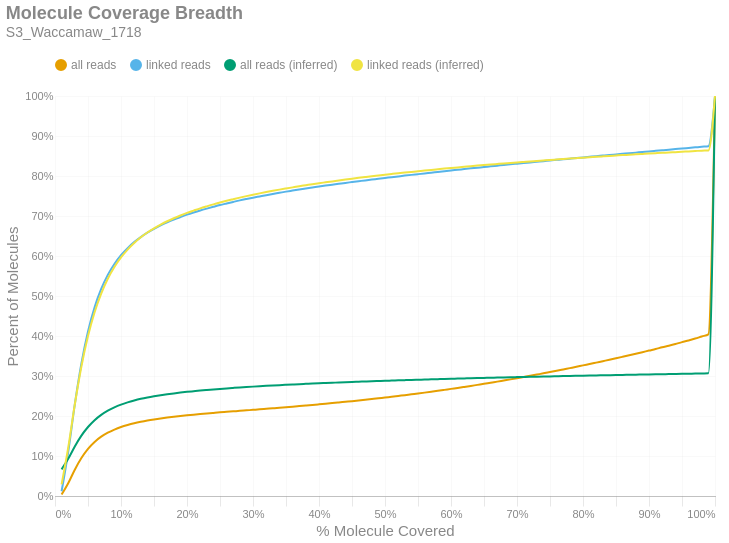

The cell this chart's notebook holds for it:
### Markdown cell above
### Molecule Read Coverage
This chart shows molecule coverage breadth as computed by the number of bases aligned to that molecule. In other words, "*how much of each unique long molecule is actually sequenced/aligned?*" Keep in mind there is a distinction between sequences and alignments, since some sequences belonging to a particular molecule may not align well and wouldn't appear in the alignment data. This chart also shows molecule coverage breadth as computed by the *inferred fragment* from which the aligned sequences originate. Unlike read coverage, this calculation takes into account the total insert size, including unsequenced gaps between the forward and reverse reads. Like the previous figures, these are cumulative percents.

### Code cell
if SKIPLR:
    print_html(f"Skipped")
else:
    binned_df = consolidated_hist(valids['coverage_bp'], mask, 0.01, True)
    binned_df_inf = consolidated_hist(valids['coverage_inserts'], mask, 0.01, True)
    binned_df = binned_df.with_columns(pl.lit(binned_df_inf['all reads (cumsum)']).alias('all reads (inferred)'))
    binned_df = binned_df.with_columns(pl.lit(binned_df_inf['linked reads (cumsum)']).alias('linked reads (inferred)'))
    binned_df = binned_df.with_columns(
        (pl.col('bin').cast(pl.Float64) + 0.01).alias('right_edge')
    )

    with SafeRender(binned_df):
        (
            density_plot(binned_df, 'Molecule Coverage Breadth', samplename, 'molcov', ['all reads (inferred)','linked reads (inferred)'])
            .encode(
                #x=alt.X('bin:Q', title="% Molecule Covered").axis(format = '%').scale(padding=0),
                x=alt.X('right_edge:Q', title="% Molecule Covered").axis(format='%').scale(padding=0),
                y=alt.Y('value:Q', title='Percent of Molecules')
                    .axis(format='%')
                    .stack(False)
                    .scale(domainMin=0, padding=0),
                color=alt.Color("key:N").scale(domain = ["all reads", "linked reads", "all reads (inferred)", "linked reads (inferred)"]),
                tooltip = [
                    alt.Tooltip("key:N", title = "Data Type"),
                    alt.Tooltip("range_label:N", title="% Molecule Covered"),
                    alt.Tooltip("value:Q", format = ".2%", title="% Molecules")
                ]
            )
        ).display()

### Figure 1 — Vega-Lite specification as saved in the notebook (floating-point values rounded to 4 significant figures)
{"width": "container", "height": 400, "config": {"title": {"anchor": "start", "dy": -15, "fontSize": 18, "color": "#888888", "subtitleColor": "#888888", "subtitleFontSize": 14}, "arc": {"fill": "#0072B2"}, "axis": {"domainColor": "#888888", "domainWidth": 0.5, "gridWidth": 0.2, "grid": false, "titleFontWeight": 400, "titleFontSize": 15, "labelFontSize": 11, "labelColor": "#888888", "tickColor": "#888888", "tickWidth": 0.2, "titleColor": "#888888"}, "axisBand": {"grid": false}, "axisX": {"grid": true, "tickSize": 10, "domainCap": "round"}, "axisY": {"domain": false, "grid": true, "tickSize": 0, "domainCap": "round"}, "background": "transparent", "header": {"labelFontSize": 15, "labelColor": "#888888", "titleFontSize": 15, "titleFontWeight": 600, "titleColor": "#888888"}, "legend": {"labelFont": "sans-serif", "labelFontSize": 12, "labelColor": "#888888", "symbolSize": 100, "symbolType": "circle", "titleFontSize": 12, "titlePadding": 10, "titleColor": "#888888", "title": null, "orient": "top"}, "range": {"category": ["#E69F00", "#56B4E9", "#009E73", "#F0E442", "#0072B2", "#D55E00", "#CC79A7", "#000000"], "diverging": ["#cfe8f3", "#a2d4ec", "#73bfe2", "#46abdb", "#1696d2", "#12719e"]}, "area": {"fill": "#0072B2", "fillOpacity": 0.7, "line": true, "strokeOpacity": 0.7}, "line": {"color": "#0072B2", "stroke": "#0072B2", "strokeWidth": 2}, "trail": {"color": "#0072B2", "stroke": "#0072B2", "strokeWidth": 0, "size": 1}, "point": {"filled": true, "fillOpacity": 1.0, "size": 95}, "text": {"color": "#888888", "fontSize": 11, "align": "right", "fontWeight": 400, "size": 11}, "bar": {"fill": "#0072B2", "stroke": null}, "view": {"stroke": null, "continuousWidth": 660, "continuousHeight": 400}}, "data": {"name": "data-3efda3eaf63feffa6d66f72c6f7d5caf"}, "mark": {"type": "line", "interpolate": "monotone", "point": {"opacity": 0, "size": 275}}, "encoding": {"color": {"field": "key", "scale": {"domain": ["all reads", "linked reads", "all reads (inferred)", "linked reads (inferred)"]}, "type": "nominal"}, "tooltip": [{"field": "key", "title": "Data Type", "type": "nominal"}, {"field": "range_label", "title": "% Molecule Covered", "type": "nominal"}, {"field": "value", "format": ".2%", "title": "% Molecules", "type": "quantitative"}], "x": {"axis": {"format": "%"}, "field": "right_edge", "scale": {"padding": 0}, "title": "% Molecule Covered", "type": "quantitative"}, "y": {"axis": {"format": "%"}, "field": "value", "scale": {"domainMin": 0, "padding": 0}, "stack": false, "title": "Percent of Molecules", "type": "quantitative"}}, "params": [{"name": "param_c36ac31b6afebe62", "select": {"type": "point", "fields": ["key"]}, "bind": "legend"}], "title": {"text": "Molecule Coverage Breadth", "subtitle": "S3_Waccamaw_1718"}, "transform": [{"fold": ["all reads (cumsum)", "linked reads (cumsum)", "all reads (inferred)", "linked reads (inferred)"]}, {"calculate": "replace(datum.key, ' (cumsum)', '')", "as": "key"}, {"filter": {"param": "param_c36ac31b6afebe62"}}], "usermeta": {"embedOptions": {"downloadFileName": "S3_Waccamaw_1718.molcov"}}, "$schema": "https://vega.github.io/schema/vega-lite/v6.1.0.json", "datasets": {"data-3efda3eaf63feffa6d66f72c6f7d5caf": [{"bin": "0.0", "interval": "0.0-0.01", "all reads": 0.003614, "linked reads": 0.01178, "all reads (cumsum)": 0.003614, "linked reads (cumsum)": 0.01178, "range_label": "0.0-0.01", "all reads (inferred)": 0.06667, "linked reads (inferred)": 0.02915, "right_edge": 0.01}, {"bin": "0.01", "interval": "0.01-0.02", "all reads": 0.02817, "linked reads": 0.09795, "all reads (cumsum)": 0.03178, "linked reads (cumsum)": 0.1097, "range_label": "0.01-0.02", "all reads (inferred)": 0.09292, "linked reads (inferred)": 0.1206, "right_edge": 0.02}, {"bin": "0.02", "interval": "0.02-0.03", "all reads": 0.03402, "linked reads": 0.1191, "all reads (cumsum)": 0.0658, "linked reads (cumsum)": 0.2288, "range_label": "0.02-0.03", "all reads (inferred)": 0.1238, "linked reads (inferred)": 0.2288, "right_edge": 0.03}, {"bin": "0.03", "interval": "0.03-0.04", "all reads": 0.02927, "linked reads": 0.1025, "all reads (cumsum)": 0.09507, "linked reads (cumsum)": 0.3313, "range_label": "0.03-0.04", "all reads (inferred)": 0.1508, "linked reads (inferred)": 0.3237, "right_edge": 0.04}, {"bin": "0.04", "interval": "0.04-0.05", "all reads": 0.02287, "linked reads": 0.08015, "all reads (cumsum)": 0.1179, "linked reads (cumsum)": 0.4115, "range_label": "0.04-0.05", "all reads (inferred)": 0.1725, "linked reads (inferred)": 0.3999, "right_edge": 0.05}, {"bin": "0.05", "interval": "0.05-0.06", "all reads": 0.0173, "linked reads": 0.06056, "all reads (cumsum)": 0.1352, "linked reads (cumsum)": 0.4721, "range_label": "0.05-0.06", "all reads (inferred)": 0.1895, "linked reads (inferred)": 0.4595, "right_edge": 0.06}, {"bin": "0.06", "interval": "0.06-0.07", "all reads": 0.01305, "linked reads": 0.04566, "all reads (cumsum)": 0.1483, "linked reads (cumsum)": 0.5177, "range_label": "0.06-0.07", "all reads (inferred)": 0.2027, "linked reads (inferred)": 0.506, "right_edge": 0.07}, {"bin": "0.07", "interval": "0.07-0.08", "all reads": 0.01005, "linked reads": 0.03512, "all reads (cumsum)": 0.1583, "linked reads (cumsum)": 0.5528, "range_label": "0.07-0.08", "all reads (inferred)": 0.2133, "linked reads (inferred)": 0.5431, "right_edge": 0.08}, {"bin": "0.08", "interval": "0.08-0.09", "all reads": 0.007794, "linked reads": 0.02723, "all reads (cumsum)": 0.1661, "linked reads (cumsum)": 0.5801, "range_label": "0.08-0.09", "all reads (inferred)": 0.2216, "linked reads (inferred)": 0.5723, "right_edge": 0.09}, {"bin": "0.09", "interval": "0.09-0.1", "all reads": 0.006377, "linked reads": 0.02219, "all reads (cumsum)": 0.1725, "linked reads (cumsum)": 0.6023, "range_label": "0.09-0.1", "all reads (inferred)": 0.2285, "linked reads (inferred)": 0.5964, "right_edge": 0.1}, {"bin": "0.1", "interval": "0.1-0.11", "all reads": 0.005039, "linked reads": 0.01753, "all reads (cumsum)": 0.1776, "linked reads (cumsum)": 0.6198, "range_label": "0.1-0.11", "all reads (inferred)": 0.2341, "linked reads (inferred)": 0.616, "right_edge": 0.11}, {"bin": "0.11", "interval": "0.11-0.12", "all reads": 0.004299, "linked reads": 0.01492, "all reads (cumsum)": 0.1819, "linked reads (cumsum)": 0.6347, "range_label": "0.11-0.12", "all reads (inferred)": 0.2388, "linked reads (inferred)": 0.6325, "right_edge": 0.12}, {"bin": "0.12", "interval": "0.12-0.13", "all reads": 0.00363, "linked reads": 0.01257, "all reads (cumsum)": 0.1855, "linked reads (cumsum)": 0.6473, "range_label": "0.12-0.13", "all reads (inferred)": 0.2429, "linked reads (inferred)": 0.6468, "right_edge": 0.13}, {"bin": "0.13", "interval": "0.13-0.14", "all reads": 0.003178, "linked reads": 0.01102, "all reads (cumsum)": 0.1887, "linked reads (cumsum)": 0.6583, "range_label": "0.13-0.14", "all reads (inferred)": 0.2463, "linked reads (inferred)": 0.6588, "right_edge": 0.14}, {"bin": "0.14", "interval": "0.14-0.15", "all reads": 0.002777, "linked reads": 0.009586, "all reads (cumsum)": 0.1914, "linked reads (cumsum)": 0.6679, "range_label": "0.14-0.15", "all reads (inferred)": 0.2493, "linked reads (inferred)": 0.6692, "right_edge": 0.15}, {"bin": "0.15", "interval": "0.15-0.16", "all reads": 0.002498, "linked reads": 0.008601, "all reads (cumsum)": 0.1939, "linked reads (cumsum)": 0.6765, "range_label": "0.15-0.16", "all reads (inferred)": 0.252, "linked reads (inferred)": 0.6784, "right_edge": 0.16}, {"bin": "0.16", "interval": "0.16-0.17", "all reads": 0.002228, "linked reads": 0.00765, "all reads (cumsum)": 0.1962, "linked reads (cumsum)": 0.6841, "range_label": "0.16-0.17", "all reads (inferred)": 0.2544, "linked reads (inferred)": 0.6869, "right_edge": 0.17}, {"bin": "0.17", "interval": "0.17-0.18", "all reads": 0.002033, "linked reads": 0.00696, "all reads (cumsum)": 0.1982, "linked reads (cumsum)": 0.6911, "range_label": "0.17-0.18", "all reads (inferred)": 0.2565, "linked reads (inferred)": 0.6944, "right_edge": 0.18}, {"bin": "0.18", "interval": "0.18-0.19", "all reads": 0.001856, "linked reads": 0.006273, "all reads (cumsum)": 0.2001, "linked reads (cumsum)": 0.6974, "range_label": "0.18-0.19", "all reads (inferred)": 0.2585, "linked reads (inferred)": 0.7013, "right_edge": 0.19}, {"bin": "0.19", "interval": "0.19-0.2", "all reads": 0.001753, "linked reads": 0.005959, "all reads (cumsum)": 0.2018, "linked reads (cumsum)": 0.7033, "range_label": "0.19-0.2", "all reads (inferred)": 0.2603, "linked reads (inferred)": 0.7077, "right_edge": 0.2}, {"bin": "0.2", "interval": "0.2-0.21", "all reads": 0.001609, "linked reads": 0.005395, "all reads (cumsum)": 0.2034, "linked reads (cumsum)": 0.7087, "range_label": "0.2-0.21", "all reads (inferred)": 0.262, "linked reads (inferred)": 0.7134, "right_edge": 0.21}, {"bin": "0.21", "interval": "0.21-0.22", "all reads": 0.001533, "linked reads": 0.005071, "all reads (cumsum)": 0.2049, "linked reads (cumsum)": 0.7138, "range_label": "0.21-0.22", "all reads (inferred)": 0.2636, "linked reads (inferred)": 0.719, "right_edge": 0.22}, {"bin": "0.22", "interval": "0.22-0.23", "all reads": 0.001421, "linked reads": 0.004684, "all reads (cumsum)": 0.2064, "linked reads (cumsum)": 0.7185, "range_label": "0.22-0.23", "all reads (inferred)": 0.2651, "linked reads (inferred)": 0.7242, "right_edge": 0.23}, {"bin": "0.23", "interval": "0.23-0.24", "all reads": 0.001369, "linked reads": 0.00449, "all reads (cumsum)": 0.2077, "linked reads (cumsum)": 0.723, "range_label": "0.23-0.24", "all reads (inferred)": 0.2665, "linked reads (inferred)": 0.7291, "right_edge": 0.24}, {"bin": "0.24", "interval": "0.24-0.25", "all reads": 0.00135, "linked reads": 0.004374, "all reads (cumsum)": 0.2091, "linked reads (cumsum)": 0.7273, "range_label": "0.24-0.25", "all reads (inferred)": 0.2678, "linked reads (inferred)": 0.7337, "right_edge": 0.25}, {"bin": "0.25", "interval": "0.25-0.26", "all reads": 0.001251, "linked reads": 0.003982, "all reads (cumsum)": 0.2103, "linked reads (cumsum)": 0.7313, "range_label": "0.25-0.26", "all reads (inferred)": 0.2691, "linked reads (inferred)": 0.738, "right_edge": 0.26}, {"bin": "0.26", "interval": "0.26-0.27", "all reads": 0.00126, "linked reads": 0.003919, "all reads (cumsum)": 0.2116, "linked reads (cumsum)": 0.7352, "range_label": "0.26-0.27", "all reads (inferred)": 0.2702, "linked reads (inferred)": 0.742, "right_edge": 0.27}, {"bin": "0.27", "interval": "0.27-0.28", "all reads": 0.001271, "linked reads": 0.00381, "all reads (cumsum)": 0.2129, "linked reads (cumsum)": 0.739, "range_label": "0.27-0.28", "all reads (inferred)": 0.2713, "linked reads (inferred)": 0.746, "right_edge": 0.28}, {"bin": "0.28", "interval": "0.28-0.29", "all reads": 0.001244, "linked reads": 0.003479, "all reads (cumsum)": 0.2141, "linked reads (cumsum)": 0.7425, "range_label": "0.28-0.29", "all reads (inferred)": 0.2724, "linked reads (inferred)": 0.7497, "right_edge": 0.29}, {"bin": "0.29", "interval": "0.29-0.3", "all reads": 0.001252, "linked reads": 0.003327, "all reads (cumsum)": 0.2154, "linked reads (cumsum)": 0.7458, "range_label": "0.29-0.3", "all reads (inferred)": 0.2734, "linked reads (inferred)": 0.7532, "right_edge": 0.3}, {"bin": "0.3", "interval": "0.3-0.31", "all reads": 0.001244, "linked reads": 0.003151, "all reads (cumsum)": 0.2166, "linked reads (cumsum)": 0.749, "range_label": "0.3-0.31", "all reads (inferred)": 0.2744, "linked reads (inferred)": 0.7566, "right_edge": 0.31}, {"bin": "0.31", "interval": "0.31-0.32", "all reads": 0.001333, "linked reads": 0.003148, "all reads (cumsum)": 0.2179, "linked reads (cumsum)": 0.7521, "range_label": "0.31-0.32", "all reads (inferred)": 0.2753, "linked reads (inferred)": 0.7598, "right_edge": 0.32}, {"bin": "0.32", "interval": "0.32-0.33", "all reads": 0.001328, "linked reads": 0.002971, "all reads (cumsum)": 0.2193, "linked reads (cumsum)": 0.7551, "range_label": "0.32-0.33", "all reads (inferred)": 0.2762, "linked reads (inferred)": 0.7629, "right_edge": 0.33}, {"bin": "0.33", "interval": "0.33-0.34", "all reads": 0.001339, "linked reads": 0.002875, "all reads (cumsum)": 0.2206, "linked reads (cumsum)": 0.758, "range_label": "0.33-0.34", "all reads (inferred)": 0.2771, "linked reads (inferred)": 0.7659, "right_edge": 0.34}, {"bin": "0.34", "interval": "0.34-0.35", "all reads": 0.001388, "linked reads": 0.002911, "all reads (cumsum)": 0.222, "linked reads (cumsum)": 0.7609, "range_label": "0.34-0.35", "all reads (inferred)": 0.2779, "linked reads (inferred)": 0.7688, "right_edge": 0.35}, {"bin": "0.35", "interval": "0.35-0.36", "all reads": 0.001348, "linked reads": 0.002617, "all reads (cumsum)": 0.2233, "linked reads (cumsum)": 0.7635, "range_label": "0.35-0.36", "all reads (inferred)": 0.2788, "linked reads (inferred)": 0.7716, "right_edge": 0.36}, {"bin": "0.36", "interval": "0.36-0.37", "all reads": 0.001405, "linked reads": 0.002603, "all reads (cumsum)": 0.2247, "linked reads (cumsum)": 0.7661, "range_label": "0.36-0.37", "all reads (inferred)": 0.2796, "linked reads (inferred)": 0.7744, "right_edge": 0.37}, {"bin": "0.37", "interval": "0.37-0.38", "all reads": 0.001415, "linked reads": 0.002538, "all reads (cumsum)": 0.2262, "linked reads (cumsum)": 0.7687, "range_label": "0.37-0.38", "all reads (inferred)": 0.2803, "linked reads (inferred)": 0.777, "right_edge": 0.38}, {"bin": "0.38", "interval": "0.38-0.39", "all reads": 0.001442, "linked reads": 0.002479, "all reads (cumsum)": 0.2276, "linked reads (cumsum)": 0.7711, "range_label": "0.38-0.39", "all reads (inferred)": 0.2811, "linked reads (inferred)": 0.7796, "right_edge": 0.39}, {"bin": "0.39", "interval": "0.39-0.4", "all reads": 0.001506, "linked reads": 0.002556, "all reads (cumsum)": 0.2291, "linked reads (cumsum)": 0.7737, "range_label": "0.39-0.4", "all reads (inferred)": 0.2818, "linked reads (inferred)": 0.782, "right_edge": 0.4}, {"bin": "0.4", "interval": "0.4-0.41", "all reads": 0.00153, "linked reads": 0.002395, "all reads (cumsum)": 0.2306, "linked reads (cumsum)": 0.7761, "range_label": "0.4-0.41", "all reads (inferred)": 0.2825, "linked reads (inferred)": 0.7842, "right_edge": 0.41}, {"bin": "0.41", "interval": "0.41-0.42", "all reads": 0.001569, "linked reads": 0.00223, "all reads (cumsum)": 0.2322, "linked reads (cumsum)": 0.7783, "range_label": "0.41-0.42", "all reads (inferred)": 0.2831, "linked reads (inferred)": 0.7865, "right_edge": 0.42}, {"bin": "0.42", "interval": "0.42-0.43", "all reads": 0.001624, "linked reads": 0.002212, "all reads (cumsum)": 0.2338, "linked reads (cumsum)": 0.7805, "range_label": "0.42-0.43", "all reads (inferred)": 0.2838, "linked reads (inferred)": 0.7888, "right_edge": 0.43}, {"bin": "0.43", "interval": "0.43-0.44", "all reads": 0.001647, "linked reads": 0.00224, "all reads (cumsum)": 0.2355, "linked reads (cumsum)": 0.7828, "range_label": "0.43-0.44", "all reads (inferred)": 0.2845, "linked reads (inferred)": 0.7911, "right_edge": 0.44}, {"bin": "0.44", "interval": "0.44-0.45", "all reads": 0.001637, "linked reads": 0.002048, "all reads (cumsum)": 0.2371, "linked reads (cumsum)": 0.7848, "range_label": "0.44-0.45", "all reads (inferred)": 0.2851, "linked reads (inferred)": 0.7932, "right_edge": 0.45}, {"bin": "0.45", "interval": "0.45-0.46", "all reads": 0.001717, "linked reads": 0.002079, "all reads (cumsum)": 0.2388, "linked reads (cumsum)": 0.7869, "range_label": "0.45-0.46", "all reads (inferred)": 0.2857, "linked reads (inferred)": 0.7954, "right_edge": 0.46}, {"bin": "0.46", "interval": "0.46-0.47", "all reads": 0.001775, "linked reads": 0.002142, "all reads (cumsum)": 0.2406, "linked reads (cumsum)": 0.789, "range_label": "0.46-0.47", "all reads (inferred)": 0.2863, "linked reads (inferred)": 0.7974, "right_edge": 0.47}, {"bin": "0.47", "interval": "0.47-0.48", "all reads": 0.001775, "linked reads": 0.00196, "all reads (cumsum)": 0.2424, "linked reads (cumsum)": 0.791, "range_label": "0.47-0.48", "all reads (inferred)": 0.2869, "linked reads (inferred)": 0.7995, "right_edge": 0.48}, {"bin": "0.48", "interval": "0.48-0.49", "all reads": 0.001802, "linked reads": 0.002099, "all reads (cumsum)": 0.2442, "linked reads (cumsum)": 0.7931, "range_label": "0.48-0.49", "all reads (inferred)": 0.2875, "linked reads (inferred)": 0.8014, "right_edge": 0.49}, {"bin": "0.49", "interval": "0.49-0.5", "all reads": 0.002037, "linked reads": 0.001974, "all reads (cumsum)": 0.2462, "linked reads (cumsum)": 0.7951, "range_label": "0.49-0.5", "all reads (inferred)": 0.2881, "linked reads (inferred)": 0.8034, "right_edge": 0.5}, {"bin": "0.5", "interval": "0.5-0.51", "all reads": 0.001784, "linked reads": 0.001887, "all reads (cumsum)": 0.248, "linked reads (cumsum)": 0.797, "range_label": "0.5-0.51", "all reads (inferred)": 0.2886, "linked reads (inferred)": 0.8051, "right_edge": 0.51}, {"bin": "0.51", "interval": "0.51-0.52", "all reads": 0.002075, "linked reads": 0.001999, "all reads (cumsum)": 0.2501, "linked reads (cumsum)": 0.799, "range_label": "0.51-0.52", "all reads (inferred)": 0.2891, "linked reads (inferred)": 0.8069, "right_edge": 0.52}, {"bin": "0.52", "interval": "0.52-0.53", "all reads": 0.002045, "linked reads": 0.001999, "all reads (cumsum)": 0.2521, "linked reads (cumsum)": 0.801, "range_label": "0.52-0.53", "all reads (inferred)": 0.2896, "linked reads (inferred)": 0.8086, "right_edge": 0.53}, {"bin": "0.53", "interval": "0.53-0.54", "all reads": 0.002105, "linked reads": 0.001867, "all reads (cumsum)": 0.2542, "linked reads (cumsum)": 0.8028, "range_label": "0.53-0.54", "all reads (inferred)": 0.2901, "linked reads (inferred)": 0.8103, "right_edge": 0.54}, {"bin": "0.54", "interval": "0.54-0.55", "all reads": 0.002067, "linked reads": 0.001773, "all reads (cumsum)": 0.2563, "linked reads (cumsum)": 0.8046, "range_label": "0.54-0.55", "all reads (inferred)": 0.2906, "linked reads (inferred)": 0.8119, "right_edge": 0.55}, {"bin": "0.55", "interval": "0.55-0.56", "all reads": 0.002159, "linked reads": 0.001803, "all reads (cumsum)": 0.2585, "linked reads (cumsum)": 0.8064, "range_label": "0.55-0.56", "all reads (inferred)": 0.2911, "linked reads (inferred)": 0.8135, "right_edge": 0.56}, {"bin": "0.56", "interval": "0.56-0.57", "all reads": 0.002213, "linked reads": 0.001864, "all reads (cumsum)": 0.2607, "linked reads (cumsum)": 0.8083, "range_label": "0.56-0.57", "all reads (inferred)": 0.2916, "linked reads (inferred)": 0.8152, "right_edge": 0.57}, {"bin": "0.57", "interval": "0.57-0.58", "all reads": 0.00225, "linked reads": 0.001818, "all reads (cumsum)": 0.2629, "linked reads (cumsum)": 0.8101, "range_label": "0.57-0.58", "all reads (inferred)": 0.2921, "linked reads (inferred)": 0.8168, "right_edge": 0.58}, {"bin": "0.58", "interval": "0.58-0.59", "all reads": 0.002407, "linked reads": 0.001852, "all reads (cumsum)": 0.2653, "linked reads (cumsum)": 0.8119, "range_label": "0.58-0.59", "all reads (inferred)": 0.2926, "linked reads (inferred)": 0.8185, "right_edge": 0.59}, {"bin": "0.59", "interval": "0.59-0.6", "all reads": 0.002465, "linked reads": 0.001853, "all reads (cumsum)": 0.2678, "linked reads (cumsum)": 0.8138, "range_label": "0.59-0.6", "all reads (inferred)": 0.293, "linked reads (inferred)": 0.82, "right_edge": 0.6}, {"bin": "0.6", "interval": "0.6-0.61", "all reads": 0.002364, "linked reads": 0.001738, "all reads (cumsum)": 0.2702, "linked reads (cumsum)": 0.8155, "range_label": "0.6-0.61", "all reads (inferred)": 0.2935, "linked reads (inferred)": 0.8215, "right_edge": 0.61}, {"bin": "0.61", "interval": "0.61-0.62", "all reads": 0.002494, "linked reads": 0.001797, "all reads (cumsum)": 0.2727, "linked reads (cumsum)": 0.8173, "range_label": "0.61-0.62", "all reads (inferred)": 0.2939, "linked reads (inferred)": 0.823, "right_edge": 0.62}, {"bin": "0.62", "interval": "0.62-0.63", "all reads": 0.00255, "linked reads": 0.001761, "all reads (cumsum)": 0.2752, "linked reads (cumsum)": 0.8191, "range_label": "0.62-0.63", "all reads (inferred)": 0.2944, "linked reads (inferred)": 0.8246, "right_edge": 0.63}, {"bin": "0.63", "interval": "0.63-0.64", "all reads": 0.002624, "linked reads": 0.001722, "all reads (cumsum)": 0.2778, "linked reads (cumsum)": 0.8208, "range_label": "0.63-0.64", "all reads (inferred)": 0.2948, "linked reads (inferred)": 0.826, "right_edge": 0.64}, {"bin": "0.64", "interval": "0.64-0.65", "all reads": 0.002575, "linked reads": 0.001643, "all reads (cumsum)": 0.2804, "linked reads (cumsum)": 0.8224, "range_label": "0.64-0.65", "all reads (inferred)": 0.2952, "linked reads (inferred)": 0.8273, "right_edge": 0.65}, {"bin": "0.65", "interval": "0.65-0.66", "all reads": 0.002821, "linked reads": 0.001785, "all reads (cumsum)": 0.2832, "linked reads (cumsum)": 0.8242, "range_label": "0.65-0.66", "all reads (inferred)": 0.2956, "linked reads (inferred)": 0.8287, "right_edge": 0.66}, {"bin": "0.66", "interval": "0.66-0.67", "all reads": 0.002688, "linked reads": 0.001659, "all reads (cumsum)": 0.2859, "linked reads (cumsum)": 0.8259, "range_label": "0.66-0.67", "all reads (inferred)": 0.296, "linked reads (inferred)": 0.83, "right_edge": 0.67}, {"bin": "0.67", "interval": "0.67-0.68", "all reads": 0.002839, "linked reads": 0.001687, "all reads (cumsum)": 0.2887, "linked reads (cumsum)": 0.8276, "range_label": "0.67-0.68", "all reads (inferred)": 0.2964, "linked reads (inferred)": 0.8314, "right_edge": 0.68}, {"bin": "0.68", "interval": "0.68-0.69", "all reads": 0.002806, "linked reads": 0.001601, "all reads (cumsum)": 0.2916, "linked reads (cumsum)": 0.8292, "range_label": "0.68-0.69", "all reads (inferred)": 0.2968, "linked reads (inferred)": 0.8327, "right_edge": 0.69}, {"bin": "0.69", "interval": "0.69-0.7", "all reads": 0.002935, "linked reads": 0.001613, "all reads (cumsum)": 0.2945, "linked reads (cumsum)": 0.8308, "range_label": "0.69-0.7", "all reads (inferred)": 0.2972, "linked reads (inferred)": 0.8339, "right_edge": 0.7}, {"bin": "0.7", "interval": "0.7-0.71", "all reads": 0.002956, "linked reads": 0.001613, "all reads (cumsum)": 0.2974, "linked reads (cumsum)": 0.8324, "range_label": "0.7-0.71", "all reads (inferred)": 0.2976, "linked reads (inferred)": 0.8352, "right_edge": 0.71}, {"bin": "0.71", "interval": "0.71-0.72", "all reads": 0.002992, "linked reads": 0.001549, "all reads (cumsum)": 0.3004, "linked reads (cumsum)": 0.834, "range_label": "0.71-0.72", "all reads (inferred)": 0.2979, "linked reads (inferred)": 0.8364, "right_edge": 0.72}, {"bin": "0.72", "interval": "0.72-0.73", "all reads": 0.003102, "linked reads": 0.001582, "all reads (cumsum)": 0.3035, "linked reads (cumsum)": 0.8355, "range_label": "0.72-0.73", "all reads (inferred)": 0.2983, "linked reads (inferred)": 0.8377, "right_edge": 0.73}, {"bin": "0.73", "interval": "0.73-0.74", "all reads": 0.003076, "linked reads": 0.001575, "all reads (cumsum)": 0.3066, "linked reads (cumsum)": 0.8371, "range_label": "0.73-0.74", "all reads (inferred)": 0.2987, "linked reads (inferred)": 0.8389, "right_edge": 0.74}, {"bin": "0.74", "interval": "0.74-0.75", "all reads": 0.003218, "linked reads": 0.001629, "all reads (cumsum)": 0.3098, "linked reads (cumsum)": 0.8387, "range_label": "0.74-0.75", "all reads (inferred)": 0.2991, "linked reads (inferred)": 0.8402, "right_edge": 0.75}, {"bin": "0.75", "interval": "0.75-0.76", "all reads": 0.003199, "linked reads": 0.001585, "all reads (cumsum)": 0.313, "linked reads (cumsum)": 0.8403, "range_label": "0.75-0.76", "all reads (inferred)": 0.2994, "linked reads (inferred)": 0.8413, "right_edge": 0.76}, {"bin": "0.76", "interval": "0.76-0.77", "all reads": 0.0033, "linked reads": 0.001592, "all reads (cumsum)": 0.3163, "linked reads (cumsum)": 0.8419, "range_label": "0.76-0.77", "all reads (inferred)": 0.2997, "linked reads (inferred)": 0.8423, "right_edge": 0.77}, {"bin": "0.77", "interval": "0.77-0.78", "all reads": 0.003322, "linked reads": 0.001485, "all reads (cumsum)": 0.3197, "linked reads (cumsum)": 0.8434, "range_label": "0.77-0.78", "all reads (inferred)": 0.3001, "linked reads (inferred)": 0.8436, "right_edge": 0.78}, {"bin": "0.78", "interval": "0.78-0.79", "all reads": 0.003304, "linked reads": 0.001514, "all reads (cumsum)": 0.323, "linked reads (cumsum)": 0.8449, "range_label": "0.78-0.79", "all reads (inferred)": 0.3004, "linked reads (inferred)": 0.8447, "right_edge": 0.79}, {"bin": "0.79", "interval": "0.79-0.8", "all reads": 0.003606, "linked reads": 0.001606, "all reads (cumsum)": 0.3266, "linked reads (cumsum)": 0.8465, "range_label": "0.79-0.8", "all reads (inferred)": 0.3008, "linked reads (inferred)": 0.8458, "right_edge": 0.8}, {"bin": "0.8", "interval": "0.8-0.81", "all reads": 0.003352, "linked reads": 0.001485, "all reads (cumsum)": 0.3299, "linked reads (cumsum)": 0.848, "range_label": "0.8-0.81", "all reads (inferred)": 0.3011, "linked reads (inferred)": 0.8469, "right_edge": 0.81}, {"bin": "0.81", "interval": "0.81-0.82", "all reads": 0.003577, "linked reads": 0.001485, "all reads (cumsum)": 0.3335, "linked reads (cumsum)": 0.8495, "range_label": "0.81-0.82", "all reads (inferred)": 0.3014, "linked reads (inferred)": 0.848, "right_edge": 0.82}, {"bin": "0.82", "interval": "0.82-0.83", "all reads": 0.003592, "linked reads": 0.001454, "all reads (cumsum)": 0.3371, "linked reads (cumsum)": 0.8509, "range_label": "0.82-0.83", "all reads (inferred)": 0.3018, "linked reads (inferred)": 0.8491, "right_edge": 0.83}, {"bin": "0.83", "interval": "0.83-0.84", "all reads": 0.003572, "linked reads": 0.001466, "all reads (cumsum)": 0.3407, "linked reads (cumsum)": 0.8524, "range_label": "0.83-0.84", "all reads (inferred)": 0.3021, "linked reads (inferred)": 0.8502, "right_edge": 0.84}, {"bin": "0.84", "interval": "0.84-0.85", "all reads": 0.003693, "linked reads": 0.001522, "all reads (cumsum)": 0.3444, "linked reads (cumsum)": 0.8539, "range_label": "0.84-0.85", "all reads (inferred)": 0.3024, "linked reads (inferred)": 0.8512, "right_edge": 0.85}, {"bin": "0.85", "interval": "0.85-0.86", "all reads": 0.003689, "linked reads": 0.001498, "all reads (cumsum)": 0.348, "linked reads (cumsum)": 0.8554, "range_label": "0.85-0.86", "all reads (inferred)": 0.3027, "linked reads (inferred)": 0.8522, "right_edge": 0.86}, {"bin": "0.86", "interval": "0.86-0.87", "all reads": 0.00369, "linked reads": 0.001492, "all reads (cumsum)": 0.3517, "linked reads (cumsum)": 0.8569, "range_label": "0.86-0.87", "all reads (inferred)": 0.303, "linked reads (inferred)": 0.8531, "right_edge": 0.87}, {"bin": "0.87", "interval": "0.87-0.88", "all reads": 0.003861, "linked reads": 0.001508, "all reads (cumsum)": 0.3556, "linked reads (cumsum)": 0.8584, "range_label": "0.87-0.88", "all reads (inferred)": 0.3033, "linked reads (inferred)": 0.8541, "right_edge": 0.88}, {"bin": "0.88", "interval": "0.88-0.89", "all reads": 0.003863, "linked reads": 0.001496, "all reads (cumsum)": 0.3595, "linked reads (cumsum)": 0.8599, "range_label": "0.88-0.89", "all reads (inferred)": 0.3036, "linked reads (inferred)": 0.8551, "right_edge": 0.89}, {"bin": "0.89", "interval": "0.89-0.9", "all reads": 0.004069, "linked reads": 0.001528, "all reads (cumsum)": 0.3635, "linked reads (cumsum)": 0.8615, "range_label": "0.89-0.9", "all reads (inferred)": 0.3039, "linked reads (inferred)": 0.856, "right_edge": 0.9}, {"bin": "0.9", "interval": "0.9-0.91", "all reads": 0.003861, "linked reads": 0.001443, "all reads (cumsum)": 0.3674, "linked reads (cumsum)": 0.8629, "range_label": "0.9-0.91", "all reads (inferred)": 0.3042, "linked reads (inferred)": 0.857, "right_edge": 0.91}, {"bin": "0.91", "interval": "0.91-0.92", "all reads": 0.004389, "linked reads": 0.001435, "all reads (cumsum)": 0.3718, "linked reads (cumsum)": 0.8643, "range_label": "0.91-0.92", "all reads (inferred)": 0.3045, "linked reads (inferred)": 0.8579, "right_edge": 0.92}, {"bin": "0.92", "interval": "0.92-0.93", "all reads": 0.003895, "linked reads": 0.001445, "all reads (cumsum)": 0.3757, "linked reads (cumsum)": 0.8658, "range_label": "0.92-0.93", "all reads (inferred)": 0.3048, "linked reads (inferred)": 0.8587, "right_edge": 0.93}, {"bin": "0.93", "interval": "0.93-0.94", "all reads": 0.004249, "linked reads": 0.001466, "all reads (cumsum)": 0.3799, "linked reads (cumsum)": 0.8672, "range_label": "0.93-0.94", "all reads (inferred)": 0.3051, "linked reads (inferred)": 0.8597, "right_edge": 0.94}, {"bin": "0.94", "interval": "0.94-0.95", "all reads": 0.004758, "linked reads": 0.001468, "all reads (cumsum)": 0.3847, "linked reads (cumsum)": 0.8687, "range_label": "0.94-0.95", "all reads (inferred)": 0.3054, "linked reads (inferred)": 0.8606, "right_edge": 0.95}, {"bin": "0.95", "interval": "0.95-0.96", "all reads": 0.004115, "linked reads": 0.001449, "all reads (cumsum)": 0.3888, "linked reads (cumsum)": 0.8702, "range_label": "0.95-0.96", "all reads (inferred)": 0.3057, "linked reads (inferred)": 0.8616, "right_edge": 0.96}, {"bin": "0.96", "interval": "0.96-0.97", "all reads": 0.004767, "linked reads": 0.001461, "all reads (cumsum)": 0.3936, "linked reads (cumsum)": 0.8716, "range_label": "0.96-0.97", "all reads (inferred)": 0.3061, "linked reads (inferred)": 0.8625, "right_edge": 0.97}, {"bin": "0.97", "interval": "0.97-0.98", "all reads": 0.005385, "linked reads": 0.001468, "all reads (cumsum)": 0.3989, "linked reads (cumsum)": 0.8731, "range_label": "0.97-0.98", "all reads (inferred)": 0.3064, "linked reads (inferred)": 0.8634, "right_edge": 0.98}, {"bin": "0.98", "interval": "0.98-0.99", "all reads": 0.005181, "linked reads": 0.001433, "all reads (cumsum)": 0.4041, "linked reads (cumsum)": 0.8745, "range_label": "0.98-0.99", "all reads (inferred)": 0.3068, "linked reads (inferred)": 0.864, "right_edge": 0.99}, {"bin": "0.99", "interval": "0.99-1.0", "all reads": 0.5959, "linked reads": 0.1255, "all reads (cumsum)": 1.0, "linked reads (cumsum)": 1.0, "range_label": "0.99-1.0", "all reads (inferred)": 1.0, "linked reads (inferred)": 1.0, "right_edge": 1.0}]}}
